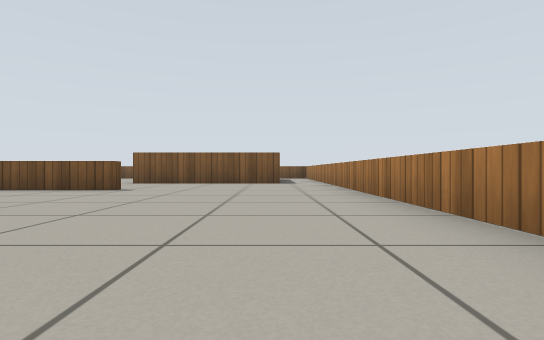
[1] (above)

15 first-person views from a walk through a robot-simulator world made for Gazebo. The camera is 0.35 m above the floor, looks level and sees 80° across. The floor is counted in squares, 1 m on a side. Each view is taken from the middle of a square. On the plan, view 1 faces up. The plan holds only what a view shows up to about 9 squares ahead; the rest is blank. Simple patterns stand in for the simulator's built-in surfaces.

[2]
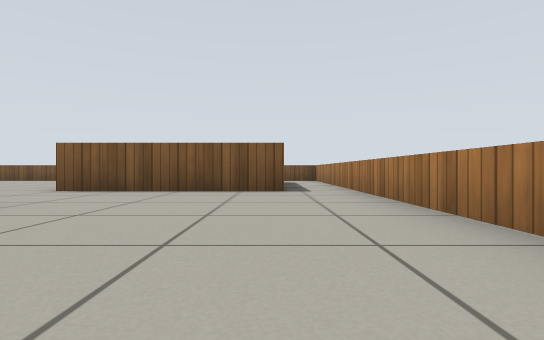

[3]
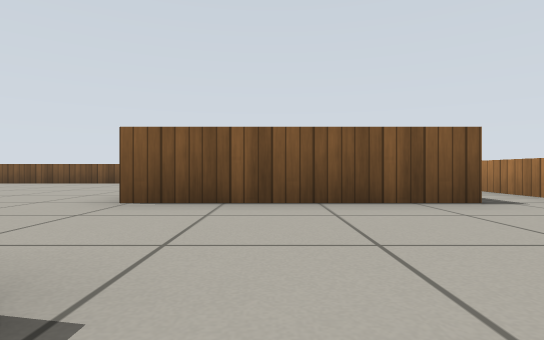

[4]
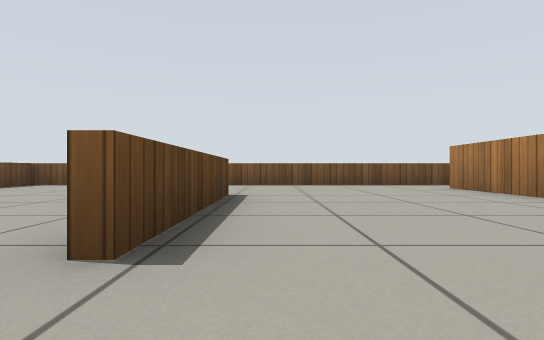

[5]
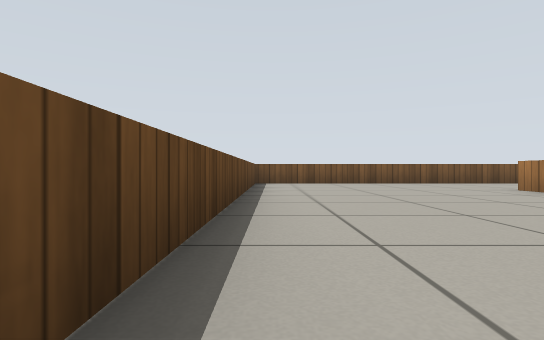

[6]
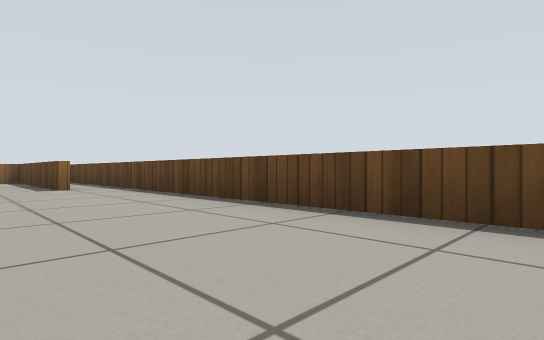

[7]
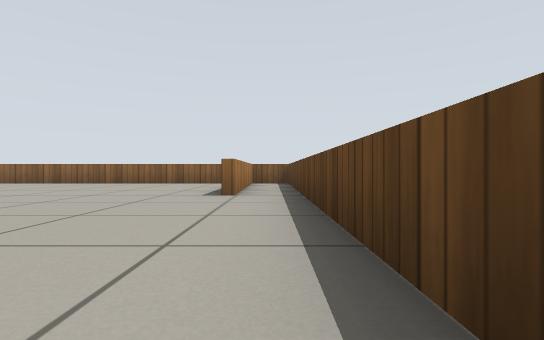

[8]
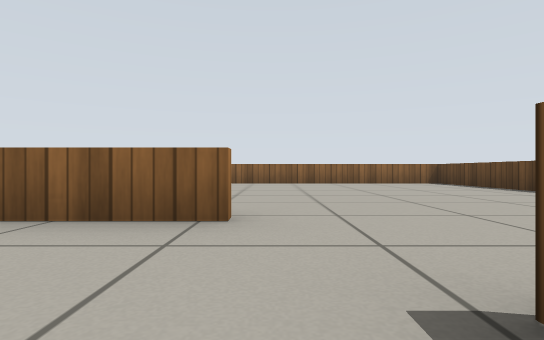

[9]
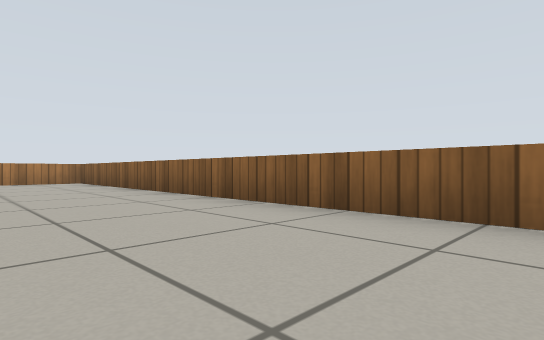

[10]
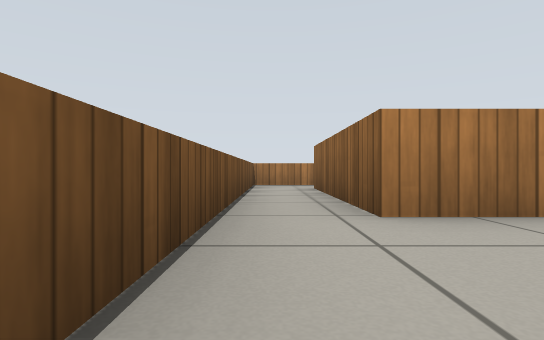

[11]
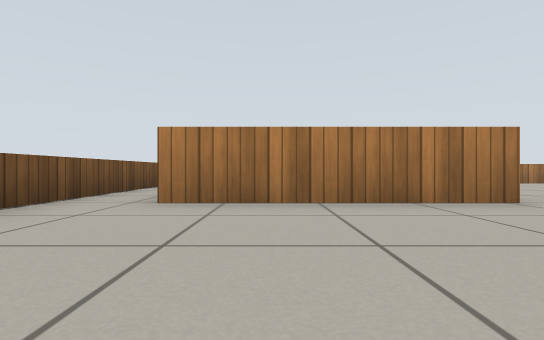

[12]
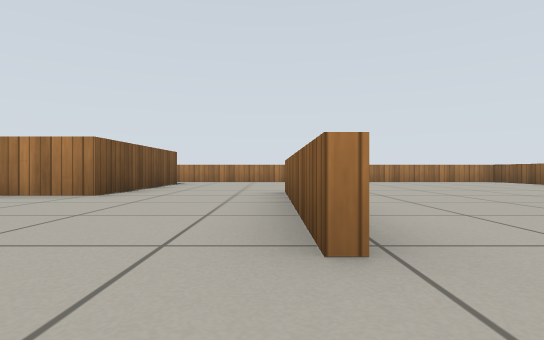

[13]
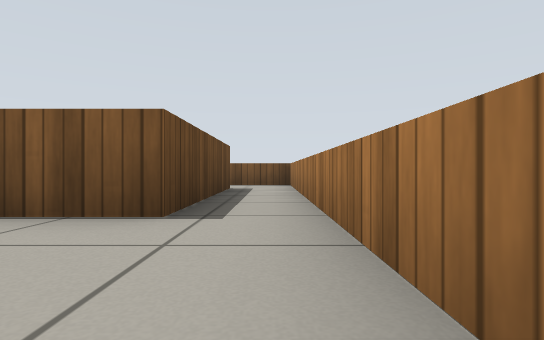

[14]
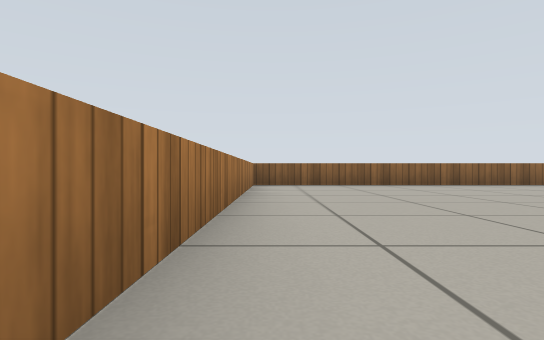

[15]
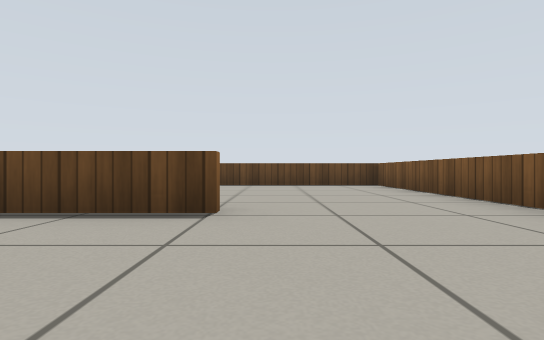

### Floor plan
Key: @ floor where view 1 was taken; # wall or solid block; . floor; B wooden box.
Columns run from 13 left of view 1 to 2 right of it. Each row starts with its distance up from view 1.
 14 ################
 13 #..............#
 12 #.........BBBB.#
 11 #.........B  B.#
 10 #....#....B  B.#
  9 #....#....BBBB.#
  8 #....#.........#
  7 #..............#
  6 #......####....#
  5 #..............#
  4 #..............#
  3 #.#............#
  2 #.#............#
  1 #.#............#
  0 #.#..........@.#
 -1 ################

Positions as (right, up) in squares from view 1, and headings:
1: (0, 0), facing up
2: (0, 3), facing up
3: (-2, 5), facing up
4: (-7, 6), facing up
5: (-12, 5), facing up
6: (-10, 10), facing down-left
7: (-12, 8), facing down
8: (-7, 8), facing down
9: (-8, 2), facing down-right
10: (-6, 13), facing right
11: (-7, 11), facing right
12: (-8, 6), facing right
13: (1, 6), facing up
14: (1, 7), facing down
15: (-5, 11), facing left
